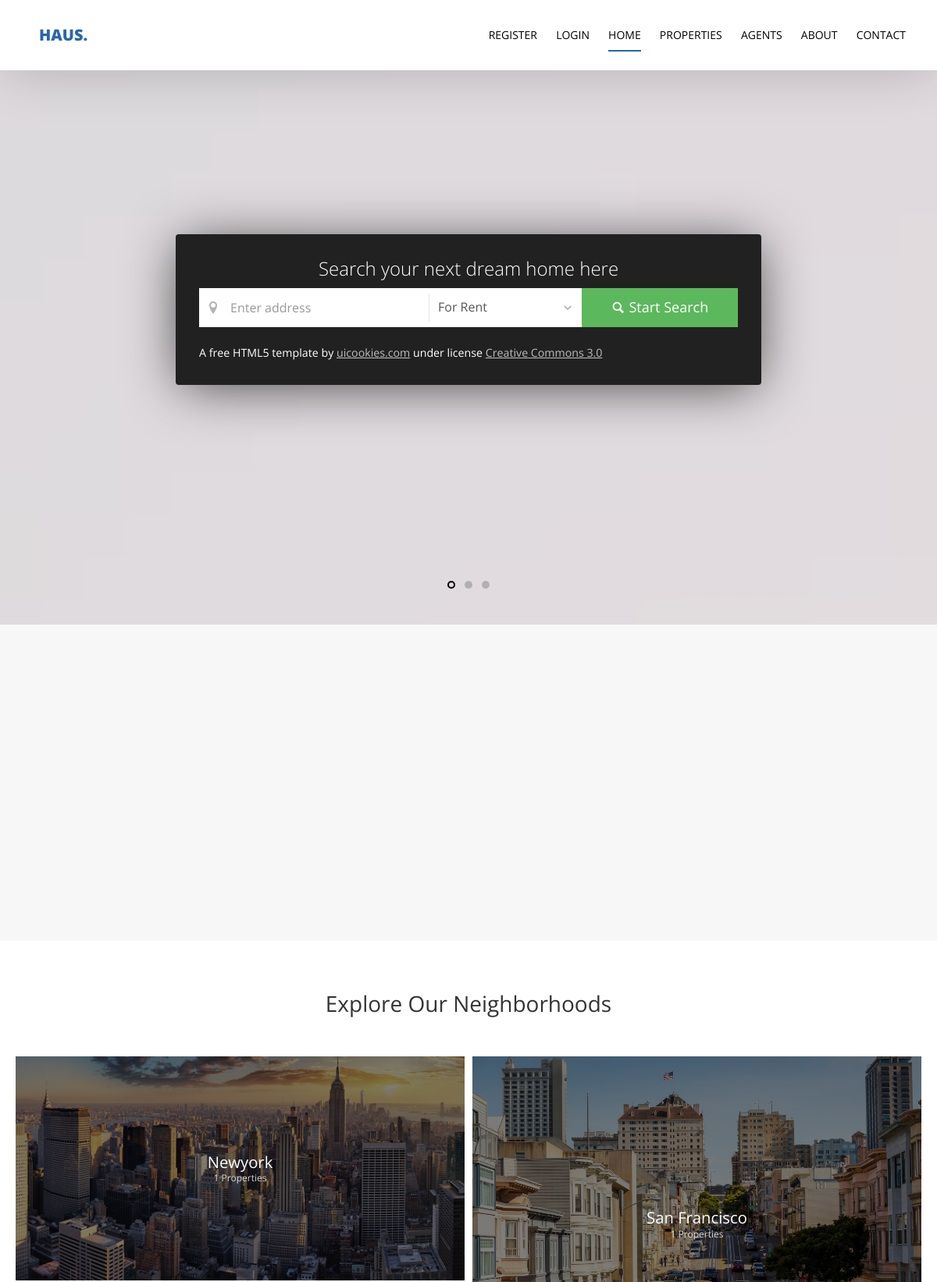
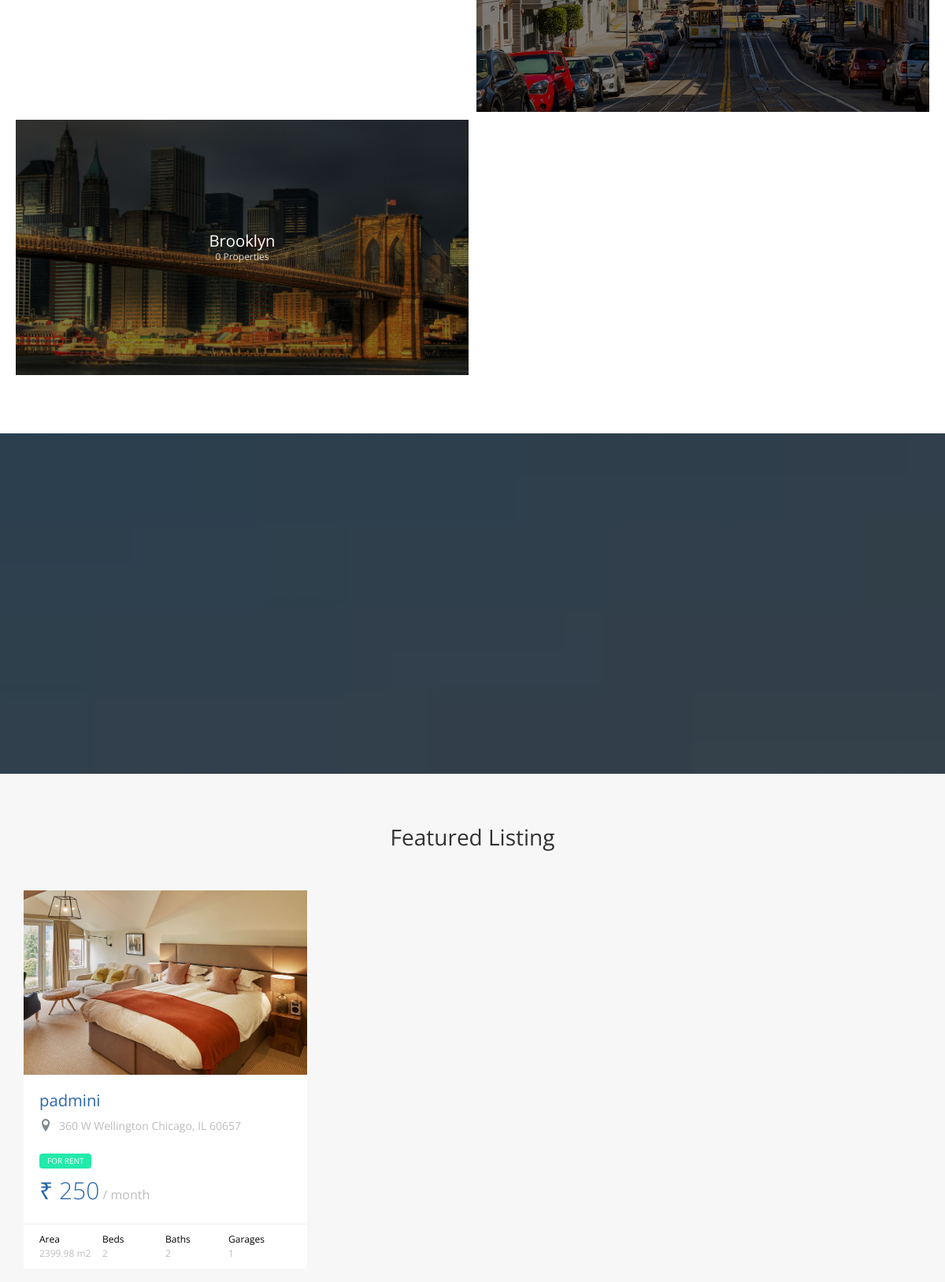
The page / (upper part) on the database its author committed (2 pictures, top to bottom).
### property/models.py (models this page shows, shortened)
class Category(models.Model):
    category_name=models.CharField(max_length=30)
    image= models.ImageField(upload_to='category/',null=True)
    class Meta:
        verbose_name='Category'
        verbose_name_plural='Categories'

class Property(models.Model):
    name =models.CharField(max_length=50)
    property_type=models.CharField(choices=property_type,max_length=10)
    price=models.PositiveIntegerField()
    category=models.ForeignKey('Category',null=True,on_delete=models.SET_NULL)
    area=models.DecimalField(decimal_places=2,max_digits=8)
    beds_number=models.PositiveIntegerField()
    baths_number=models.PositiveIntegerField()
    garages_number=models.PositiveIntegerField()
    image= models.ImageField(upload_to='property/',null=True)
    location = models.CharField(max_length=50, null=True)
    def __str__(self):
        return self.name
    class Meta:
        verbose_name='Property'
        verbose_name_plural='Properties'

### home/views.py (the view)
# urls.py: path('',views.home,name='home'),
def home(request):
    category_list =Category.objects.annotate(property_count=Count('property')).values('category_name','property_count','image')
    print(category_list)
    property_list = Property.objects.all()
    agent_list = Agent.objects.all()
    template='home/home.html'
    context={
        'category_list_home': category_list,
        'property_list_home': property_list,
        'agent_list_home' : agent_list,
    }
    return render(request,template,context)

### agents/models.py (called while the page is built)
    def __str__(self):
        return self.name

### home/templates/home/home.html (shortened to what this page needs)
{% extends 'base.html'%}
{% load static %}
{%block body%}
  <section class="probootstrap-slider flexslider">
    <div class="probootstrap-wrap-banner">
      <div class="container">
        <div class="row">
          <div class="col-md-8 col-md-offset-2">
            <div class="probootstrap-home-search probootstrap-animate">
              <form action="{%url 'property:property_list' %}" method="get">
                <h2 class="heading">Search your next dream home here</h2>
                <div class="probootstrap-field-group">
                  <div class="probootstrap-fields">
                    <div class="search-field">
                      <i class="icon-location2"></i>
                      <input type="text" name='q' class="form-control" placeholder="Enter address">
                    </div>
                    <div class="search-category">
                      <i class="icon-chevron-down"></i>
                      <select name="property_type" id="" class="form-control">
                        <option value="rent">For Rent</option>
                      </select>
                    </div>
                  </div>
                  <button class="btn btn-success" type="submit"><i class="icon-magnifying-glass t2"></i> Start Search</button>
                </div>
              </form>
              <p class="mb0 text-left"><small>A free HTML5 template by <a href="https://uicookies.com/">uicookies.com</a> under license <a href="https://uicookies.com/license">Creative Commons 3.0</a></small> </p>
            </div>
          </div>
        </div>
      </div>
    </div>
  </section>
  <section class="probootstrap-section probootstrap-section-lighter">
    <div class="container">
      <div class="row">
        <div class="col-md-4">
        </div>
        <div class="col-md-4">
        </div>
        <div class="col-md-4">
        </div>
      </div>
    </div>
  </section>
  <section class="probootstrap-section">
    <div class="container">
      <div class="row heading">
        <h2 class="mt0 mb50 text-center">Explore Our Neighborhoods</h2>
      </div>
      <div class="row probootstrap-gutter10">
        {% for category_list in category_list_home %}
        <div class="col-md-6 col-sm-6">
          <a href="#" class="probootstrap-hover-overlay">
            <img src="media/{{category_list.image}}" alt="Free Bootstrap Template by uicookies.com" class="img-responsive">
            <div class="probootstrap-text-overlay">
              <h3>{{category_list.category_name}}</h3>
              <p>{{category_list.property_count}} Properties</p>
            </div>
          </a>
        </div>
        {% endfor %}
      </div>
    </div>
  </section>
  <section class="probootstrap-section probootstrap-bg" style="background-image: url(img/slider_2.jpg);">
  </section>
  <section class="probootstrap-section probootstrap-section-lighter">
    <div class="container">
      <div class="row heading">
        <h2 class="mt0 mb50 text-center">Featured Listing</h2>
      </div>
      <div class="row">
        {% for property in property_list_home %}
        <div class="col-md-4 col-sm-6">
          <div class="probootstrap-card probootstrap-listing">
            <div class="probootstrap-card-media">
              <img src="{{property.image.url}}" class="img-responsive" alt="Free HTML5 Template by uicookies.com">
            <div class="probootstrap-card-text">
              <h2 class="probootstrap-card-heading"><a href="#">{{property}}</a></h2>
              <div class="probootstrap-listing-location">
                <i class="icon-location2"></i> <span>360 W Wellington Chicago, IL 60657</span>
              </div>
              <div class="probootstrap-listing-category for-sale"><span>for {{property.property_type}}</span></div>
              <div class="probootstrap-listing-price"><strong> ₹ {{property.price}}</strong> / month</div>
            </div>
            <div class="probootstrap-card-extra">
              <ul>
                <li>
                  Area
                  <span>{{property.area}} m2</span>
                </li>
                <li>
                  Beds
                  <span>{{property.beds_number}}</span>
                </li>
                <li>
                  Baths
                  <span>{{property.baths_number}}</span>
                </li>
                <li>
                  Garages
                  <span>{{property.garages_number}}</span>
                </li>
              </ul>
            </div>
          </div>
        </div>
        {% endfor %}
      </div>
    </div>
  </section>
  {%endblock body%}

### rows shown on the page
Category: shows a picture, category_name "Newyork", property_count "1"
Property: image (picture), name "padmini", property_type "RENT", price "250", area "2399.98", beds_number "2", baths_number "2", garages_number "1"

### other values the page prints
{{ category_list.category_name }} "San Francisco" "Brooklyn"
{{ category_list.property_count }} "1" "0"
